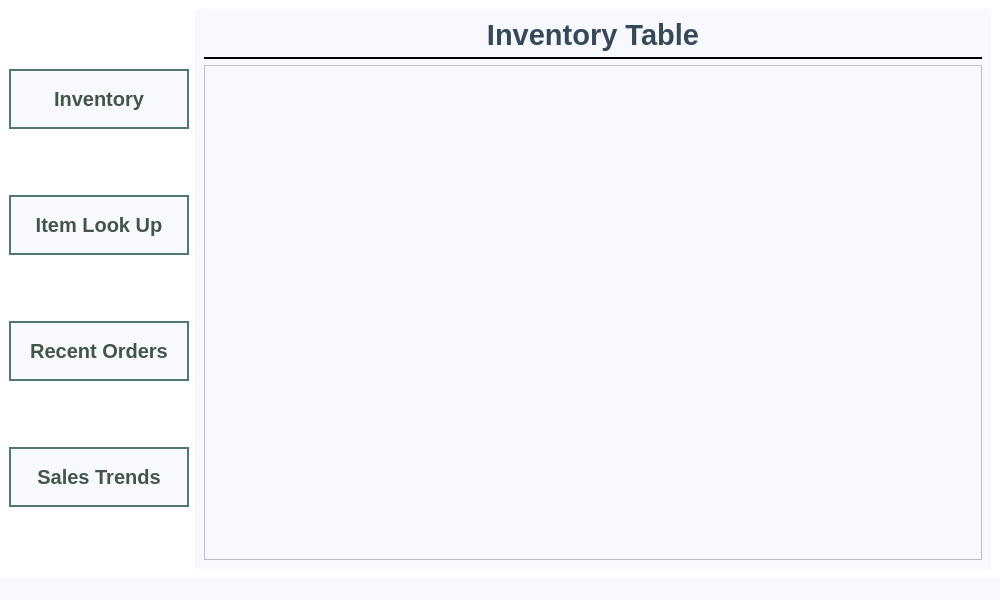
<?xml version="1.0" encoding="UTF-8"?>
<ui version="4.0">
 <class>MainWindow</class>
 <widget class="QMainWindow" name="MainWindow">
  <property name="geometry">
   <rect>
    <x>0</x>
    <y>0</y>
    <width>1000</width>
    <height>600</height>
   </rect>
  </property>
  <property name="sizePolicy">
   <sizepolicy hsizetype="Minimum" vsizetype="Preferred">
    <horstretch>0</horstretch>
    <verstretch>0</verstretch>
   </sizepolicy>
  </property>
  <property name="minimumSize">
   <size>
    <width>1000</width>
    <height>0</height>
   </size>
  </property>
  <property name="windowTitle">
   <string>MainWindow</string>
  </property>
  <property name="styleSheet">
   <string notr="true">*{
	font-family:  &quot;Nirmala UI&quot;;
	background-color: #F8F8FF;
}
</string>
  </property>
  <widget class="QWidget" name="centralwidget">
   <property name="styleSheet">
    <string notr="true">QWidget {
	background-color: white;
	color: 2f3e46;
}</string>
   </property>
   <layout class="QGridLayout" name="gridLayout_2">
    <item row="0" column="3">
     <layout class="QGridLayout" name="gridLayout">
      <item row="0" column="0">
       <widget class="QStackedWidget" name="stackedWidget">
        <property name="styleSheet">
         <string notr="true">background-color: #F8F8FF;</string>
        </property>
        <property name="currentIndex">
         <number>0</number>
        </property>
        <widget class="QWidget" name="page">
         <layout class="QGridLayout" name="gridLayout_3">
          <item row="1" column="0">
           <widget class="QTableView" name="inventoryTable">
            <property name="cursor" stdset="0">
             <cursorShape>PointingHandCursor</cursorShape>
            </property>
            <property name="styleSheet">
             <string notr="true">QHeaderView{
	font-size: 14px;
	font-weight: bold;
	background-color: #C8C8C8;
	padding: 8px;
}</string>
            </property>
            <attribute name="horizontalHeaderMinimumSectionSize">
             <number>50</number>
            </attribute>
            <attribute name="verticalHeaderCascadingSectionResizes">
             <bool>false</bool>
            </attribute>
            <attribute name="verticalHeaderMinimumSectionSize">
             <number>28</number>
            </attribute>
           </widget>
          </item>
          <item row="0" column="0">
           <widget class="QLabel" name="label">
            <property name="maximumSize">
             <size>
              <width>16777215</width>
              <height>16777215</height>
             </size>
            </property>
            <property name="font">
             <font>
              <family>Nirmala UI</family>
              <pointsize>22</pointsize>
              <weight>75</weight>
              <bold>true</bold>
             </font>
            </property>
            <property name="layoutDirection">
             <enum>Qt::LeftToRight</enum>
            </property>
            <property name="styleSheet">
             <string notr="true">font-size: 22pt;
border-bottom: 2px solid;
padding-bottom: 5px;
color: rgb(54, 73, 88);</string>
            </property>
            <property name="text">
             <string>Inventory Table</string>
            </property>
            <property name="alignment">
             <set>Qt::AlignCenter</set>
            </property>
           </widget>
          </item>
         </layout>
        </widget>
        <widget class="QWidget" name="page_2">
         <property name="styleSheet">
          <string notr="true">background-color: #F8F8FF</string>
         </property>
         <layout class="QGridLayout" name="gridLayout_4">
          <item row="3" column="0">
           <widget class="QPushButton" name="pushButton">
            <property name="minimumSize">
             <size>
              <width>0</width>
              <height>45</height>
             </size>
            </property>
            <property name="styleSheet">
             <string notr="true">QPushButton{
	font-size: 20px;
	color: rgb(66, 85, 70);
	font-weight: bold;
	background: #f8f8ff;
	border: 2px solid #52796f;
}

QPushButton:Hover{
	background: #52796f;
	font-size: 24px;
	color: #f8f8ff;
	border: 2px solid white;
}</string>
            </property>
            <property name="text">
             <string>Return</string>
            </property>
           </widget>
          </item>
          <item row="0" column="0">
           <widget class="QLabel" name="label_2">
            <property name="maximumSize">
             <size>
              <width>16777215</width>
              <height>50</height>
             </size>
            </property>
            <property name="styleSheet">
             <string notr="true">font-size: 22pt;
font-weight:bold;
border-bottom: 2px solid;
padding-bottom: 5px;</string>
            </property>
            <property name="text">
             <string>Inventory Details</string>
            </property>
            <property name="alignment">
             <set>Qt::AlignCenter</set>
            </property>
           </widget>
          </item>
          <item row="1" column="0">
           <widget class="QGroupBox" name="groupBox">
            <property name="styleSheet">
             <string notr="true">QGroupBox{
border: none;
}

QLineEdit{
	font-size: 18px;
	padding: 5px;
}

QLabel{
	font-size: 18px;
	padding:5px;
}</string>
            </property>
            <property name="title">
             <string/>
            </property>
            <layout class="QFormLayout" name="formLayout">
             <item row="0" column="0">
              <widget class="QLabel" name="label_4">
               <property name="styleSheet">
                <string notr="true">font-size: 14pt;

padding: 5px;</string>
               </property>
               <property name="text">
                <string>ProductID</string>
               </property>
              </widget>
             </item>
             <item row="0" column="1">
              <widget class="QLineEdit" name="productIdBox">
               <property name="styleSheet">
                <string notr="true">font-size: 18px;
padding: 5px;</string>
               </property>
               <property name="readOnly">
                <bool>true</bool>
               </property>
              </widget>
             </item>
             <item row="1" column="0">
              <widget class="QLabel" name="label_6">
               <property name="styleSheet">
                <string notr="true">font-size: 18px;
padding:5px;</string>
               </property>
               <property name="text">
                <string>InventoryID</string>
               </property>
              </widget>
             </item>
             <item row="1" column="1">
              <widget class="QLineEdit" name="InvenIDBox">
               <property name="styleSheet">
                <string notr="true"/>
               </property>
               <property name="readOnly">
                <bool>true</bool>
               </property>
              </widget>
             </item>
             <item row="2" column="0">
              <widget class="QLabel" name="label_3">
               <property name="styleSheet">
                <string notr="true">font-size: 18px;
padding: 5px;</string>
               </property>
               <property name="text">
                <string>Quantity</string>
               </property>
              </widget>
             </item>
             <item row="2" column="1">
              <widget class="QLineEdit" name="quantityBox">
               <property name="maximumSize">
                <size>
                 <width>125</width>
                 <height>16777215</height>
                </size>
               </property>
               <property name="styleSheet">
                <string notr="true"/>
               </property>
               <property name="readOnly">
                <bool>true</bool>
               </property>
              </widget>
             </item>
             <item row="3" column="0">
              <widget class="QLabel" name="label_5">
               <property name="styleSheet">
                <string notr="true">font-size: 18px;
padding: 5px;</string>
               </property>
               <property name="text">
                <string>UpdateDate</string>
               </property>
              </widget>
             </item>
             <item row="3" column="1">
              <widget class="QLineEdit" name="updateDateBox">
               <property name="readOnly">
                <bool>true</bool>
               </property>
              </widget>
             </item>
             <item row="4" column="0">
              <widget class="QLabel" name="label_7">
               <property name="styleSheet">
                <string notr="true">font-size: 18px;
padding: 5px;</string>
               </property>
               <property name="text">
                <string>Location</string>
               </property>
              </widget>
             </item>
             <item row="5" column="0">
              <widget class="QLabel" name="label_8">
               <property name="styleSheet">
                <string notr="true">font-size: 18px;
padding: 5px;</string>
               </property>
               <property name="text">
                <string>StockID</string>
               </property>
              </widget>
             </item>
             <item row="4" column="1">
              <widget class="QLineEdit" name="LocBox">
               <property name="readOnly">
                <bool>true</bool>
               </property>
              </widget>
             </item>
             <item row="5" column="1">
              <widget class="QLineEdit" name="StockIdBox">
               <property name="readOnly">
                <bool>true</bool>
               </property>
              </widget>
             </item>
             <item row="6" column="0">
              <widget class="QLabel" name="label_9">
               <property name="text">
                <string>SupplierID</string>
               </property>
              </widget>
             </item>
             <item row="7" column="0">
              <widget class="QLabel" name="label_10">
               <property name="text">
                <string>Quantity Ordered</string>
               </property>
              </widget>
             </item>
             <item row="8" column="0">
              <widget class="QLabel" name="label_11">
               <property name="text">
                <string>Date Ordered</string>
               </property>
              </widget>
             </item>
             <item row="9" column="0">
              <widget class="QLabel" name="label_12">
               <property name="text">
                <string>Date Received</string>
               </property>
              </widget>
             </item>
             <item row="6" column="1">
              <widget class="QLineEdit" name="supplierBox">
               <property name="readOnly">
                <bool>true</bool>
               </property>
              </widget>
             </item>
             <item row="7" column="1">
              <widget class="QLineEdit" name="qOrderBox">
               <property name="readOnly">
                <bool>true</bool>
               </property>
              </widget>
             </item>
             <item row="8" column="1">
              <widget class="QLineEdit" name="orderDateBox">
               <property name="readOnly">
                <bool>true</bool>
               </property>
              </widget>
             </item>
             <item row="9" column="1">
              <widget class="QLineEdit" name="orderReceiveBox">
               <property name="readOnly">
                <bool>true</bool>
               </property>
              </widget>
             </item>
            </layout>
           </widget>
          </item>
         </layout>
        </widget>
       </widget>
      </item>
     </layout>
    </item>
    <item row="0" column="0">
     <layout class="QVBoxLayout" name="verticalLayout">
      <property name="sizeConstraint">
       <enum>QLayout::SetFixedSize</enum>
      </property>
      <item>
       <widget class="QPushButton" name="invenBtn">
        <property name="sizePolicy">
         <sizepolicy hsizetype="Maximum" vsizetype="Maximum">
          <horstretch>0</horstretch>
          <verstretch>0</verstretch>
         </sizepolicy>
        </property>
        <property name="minimumSize">
         <size>
          <width>180</width>
          <height>60</height>
         </size>
        </property>
        <property name="maximumSize">
         <size>
          <width>180</width>
          <height>60</height>
         </size>
        </property>
        <property name="font">
         <font>
          <family>Nirmala UI</family>
          <pointsize>-1</pointsize>
          <weight>75</weight>
          <bold>true</bold>
         </font>
        </property>
        <property name="cursor">
         <cursorShape>PointingHandCursor</cursorShape>
        </property>
        <property name="styleSheet">
         <string notr="true">QPushButton{
	font-size: 20px;
	color: rgb(66, 85, 70);
	font-weight: bold;
	background: #f8f8ff;
	border: 2px solid #52796f;
}

QPushButton:Hover{
	background: #52796f;
	font-size: 24px;
	color: #f8f8ff;
	border: 2px solid white;
}

</string>
        </property>
        <property name="text">
         <string>Inventory</string>
        </property>
       </widget>
      </item>
      <item>
       <widget class="QPushButton" name="itemBtn">
        <property name="sizePolicy">
         <sizepolicy hsizetype="Maximum" vsizetype="Maximum">
          <horstretch>0</horstretch>
          <verstretch>0</verstretch>
         </sizepolicy>
        </property>
        <property name="minimumSize">
         <size>
          <width>180</width>
          <height>60</height>
         </size>
        </property>
        <property name="maximumSize">
         <size>
          <width>180</width>
          <height>60</height>
         </size>
        </property>
        <property name="font">
         <font>
          <family>Nirmala UI</family>
          <pointsize>-1</pointsize>
          <weight>75</weight>
          <bold>true</bold>
         </font>
        </property>
        <property name="cursor">
         <cursorShape>PointingHandCursor</cursorShape>
        </property>
        <property name="styleSheet">
         <string notr="true">QPushButton{
	font-size: 20px;
	color: rgb(66, 85, 70);
	font-weight: bold;
	background: #f8f8ff;
	border: 2px solid #52796f;
}

QPushButton:Hover{
	background: #52796f;
	font-size: 24px;
	color: #f8f8ff;
	border: 2px solid white;
}</string>
        </property>
        <property name="text">
         <string>Item Look Up</string>
        </property>
       </widget>
      </item>
      <item>
       <widget class="QPushButton" name="recentBtn">
        <property name="sizePolicy">
         <sizepolicy hsizetype="Maximum" vsizetype="Maximum">
          <horstretch>0</horstretch>
          <verstretch>0</verstretch>
         </sizepolicy>
        </property>
        <property name="minimumSize">
         <size>
          <width>180</width>
          <height>60</height>
         </size>
        </property>
        <property name="maximumSize">
         <size>
          <width>180</width>
          <height>60</height>
         </size>
        </property>
        <property name="font">
         <font>
          <family>Nirmala UI</family>
          <pointsize>-1</pointsize>
          <weight>75</weight>
          <bold>true</bold>
         </font>
        </property>
        <property name="cursor">
         <cursorShape>PointingHandCursor</cursorShape>
        </property>
        <property name="styleSheet">
         <string notr="true">QPushButton{
	font-size: 20px;
	color: rgb(66, 85, 70);
	font-weight: bold;
	background: #f8f8ff;
	border: 2px solid #52796f;
}

QPushButton:Hover{
	background: #52796f;
	font-size: 24px;
	color: #f8f8ff;
	border: 2px solid white;
}</string>
        </property>
        <property name="text">
         <string>Recent Orders</string>
        </property>
       </widget>
      </item>
      <item>
       <widget class="QPushButton" name="trendBtn">
        <property name="sizePolicy">
         <sizepolicy hsizetype="Maximum" vsizetype="Maximum">
          <horstretch>0</horstretch>
          <verstretch>0</verstretch>
         </sizepolicy>
        </property>
        <property name="minimumSize">
         <size>
          <width>180</width>
          <height>60</height>
         </size>
        </property>
        <property name="maximumSize">
         <size>
          <width>180</width>
          <height>60</height>
         </size>
        </property>
        <property name="font">
         <font>
          <family>Nirmala UI</family>
          <pointsize>-1</pointsize>
          <weight>75</weight>
          <bold>true</bold>
         </font>
        </property>
        <property name="cursor">
         <cursorShape>PointingHandCursor</cursorShape>
        </property>
        <property name="styleSheet">
         <string notr="true">QPushButton{
	font-size: 20px;
	color: rgb(66, 85, 70);
	font-weight: bold;
	background: #f8f8ff;
	border: 2px solid #52796f;
}

QPushButton:Hover{
	background: #52796f;
	font-size: 24px;
	color: #f8f8ff;
	border: 2px solid white;
}</string>
        </property>
        <property name="text">
         <string>Sales Trends</string>
        </property>
       </widget>
      </item>
     </layout>
    </item>
   </layout>
  </widget>
  <widget class="QMenuBar" name="menubar">
   <property name="geometry">
    <rect>
     <x>0</x>
     <y>0</y>
     <width>1000</width>
     <height>21</height>
    </rect>
   </property>
  </widget>
  <widget class="QStatusBar" name="statusbar"/>
 </widget>
 <resources/>
 <connections/>
</ui>
